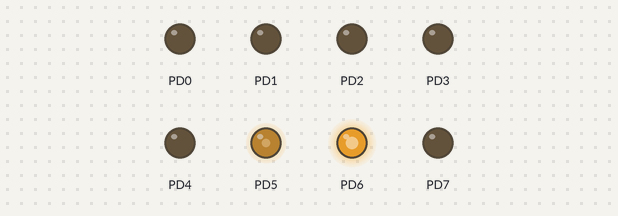
Simulated run of this program. Board: ATmega328P, built with avr-gcc and emulated at 16 MHz (the files do not name the chip). Shown: output pins drawn as LEDs (lit = HIGH). At 0.0 s the program stops and its outputs stay as they are.

Above: at 0.1 s.
Timing chart, 0 to 1.5 s (numbered marks = the images above):
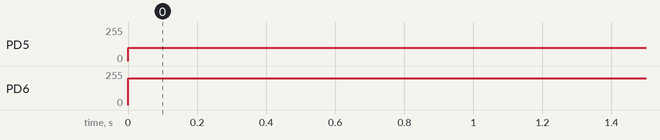

The program:

main.c
```c
#define F_CPU 16000000 // 16 MHz

#include <avr/io.h>
#include "io.h"
#include <util/delay.h>
# define MAX_DUTY	255

void	set_duty(uint8_t prcnt)
{
	OCR0A = (prcnt / 100.0) * 255.0;
}

int		main(void)
{

	uint8_t	dutyCycle = 0;

	DDRD = 0xff; //set as output

	TCCR0A = /*(1 << COM0A0) | */ (1 << COM0B1) | (1 << COM0A1) | (1 << WGM00) | (1 << WGM01);//pwm mode

	OCR0A = 200;
	OCR0B = 100;

	TCCR0B = (1 << CS01); //prescaler (no prescale)

	while (1)
	{
		//functional pwm
	}
	return (0);
}
```

io.h
```c
#ifndef IO_H
# define IO_H
# include <avr/io.h>
# include <inttypes.h>
# include <stdbool.h>

#define LOW 0
#define HIGH 1

#define	read_port_pin(port, pin_index) ((bool)((port) & (1<<(pin_index))))
inline void	set_port_pin(volatile uint8_t *port, uint8_t pin_index, bool pin_val);
inline void	set_pin(uint8_t pin, bool val);
#endif
```

io.c
```c
#include "io.h"

inline void	set_port_pin(volatile uint8_t *port, uint8_t pin_index, bool pin_val)
{
	if (pin_val)
		*port |= 1<<pin_index;
	else
		*port &= ~(1<<pin_index);
}

inline void	set_pin(uint8_t pin, bool val)
{
	if ((0 <= pin) && (pin <= 7))
		set_port_pin(&PORTD, pin, val);
	else if ((8 <= pin) && (pin <= 13))
		set_port_pin(&PORTB, pin - 8, val);
}
```

Measured:
- by itself, PD5: 0/255 → 100/255 at 0.00 s
- by itself, PD6: 0/255 → 200/255 at 0.00 s
